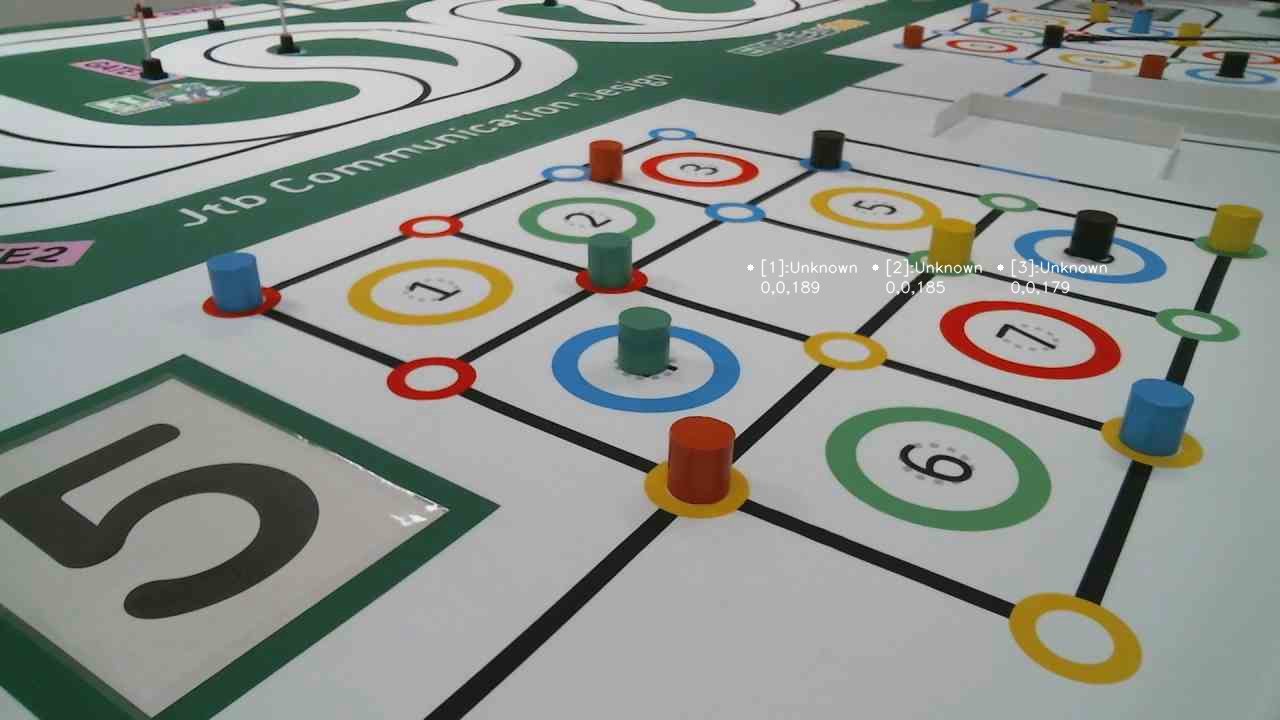
#> input picture ai_system/test/snapshot.jpg, 1280 x 720 px
$ python resize.py
#> lines starting #> are read from the running program, lines starting #| are printed output that depends on the picture
from PIL import Image

if __name__ == '__main__':

    img_resize = Image.open('./snapshot.jpg')
#> img_resize is the input picture: PIL image 1280x720 RGB; mean R, G, B 139.7, 145.1, 139.2
    img_resize = img_resize.resize((2560, 1440))
#> img_resize: PIL image 2560x1440 RGB
    imgCrop = img_resize.crop((0, 720, 750, 1420)) # ((0, 390, 390, 719))
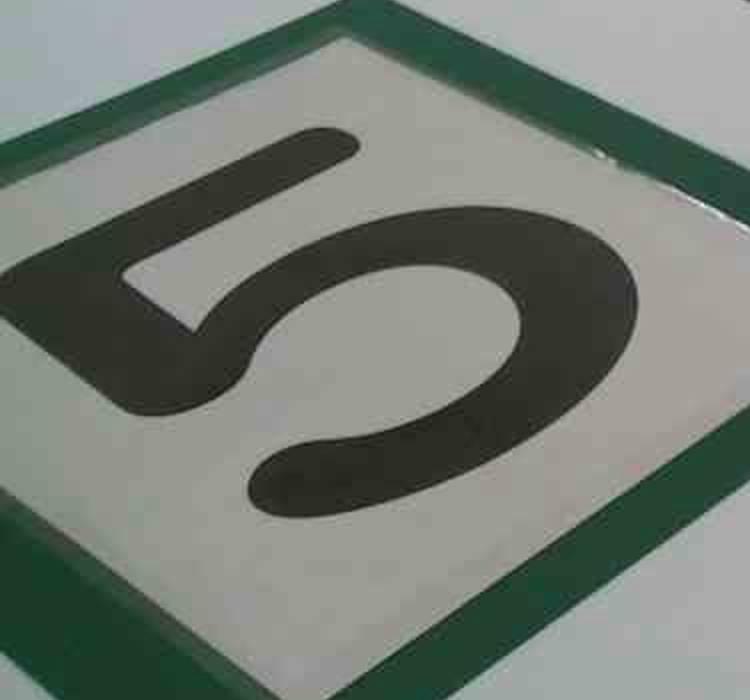
#> imgCrop: PIL image 750x700 RGB; mean R, G, B 116.4, 123.6, 115.8
    imgCrop.save('./resize2.jpg')
